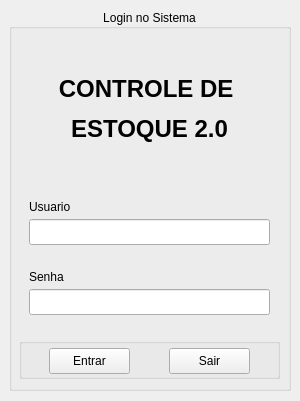
<?xml version="1.0" encoding="UTF-8"?>
<ui version="4.0">
 <class>login</class>
 <widget class="QWidget" name="login">
  <property name="geometry">
   <rect>
    <x>0</x>
    <y>0</y>
    <width>300</width>
    <height>401</height>
   </rect>
  </property>
  <property name="minimumSize">
   <size>
    <width>295</width>
    <height>0</height>
   </size>
  </property>
  <property name="windowTitle">
   <string>Form</string>
  </property>
  <widget class="QGroupBox" name="groupBox">
   <property name="geometry">
    <rect>
     <x>9</x>
     <y>9</y>
     <width>282</width>
     <height>382</height>
    </rect>
   </property>
   <property name="title">
    <string>Login no Sistema</string>
   </property>
   <property name="alignment">
    <set>Qt::AlignmentFlag::AlignCenter</set>
   </property>
   <widget class="QLineEdit" name="txtUsuario">
    <property name="geometry">
     <rect>
      <x>20</x>
      <y>210</y>
      <width>241</width>
      <height>26</height>
     </rect>
    </property>
   </widget>
   <widget class="QLineEdit" name="txtSenha">
    <property name="geometry">
     <rect>
      <x>20</x>
      <y>280</y>
      <width>241</width>
      <height>26</height>
     </rect>
    </property>
    <property name="echoMode">
     <enum>QLineEdit::EchoMode::Password</enum>
    </property>
   </widget>
   <widget class="QGroupBox" name="groupBtn">
    <property name="geometry">
     <rect>
      <x>10</x>
      <y>329</y>
      <width>261</width>
      <height>41</height>
     </rect>
    </property>
    <property name="title">
     <string/>
    </property>
    <widget class="QPushButton" name="btnEntrar">
     <property name="geometry">
      <rect>
       <x>30</x>
       <y>10</y>
       <width>81</width>
       <height>26</height>
      </rect>
     </property>
     <property name="text">
      <string>Entrar</string>
     </property>
    </widget>
    <widget class="QPushButton" name="btnSair">
     <property name="geometry">
      <rect>
       <x>150</x>
       <y>10</y>
       <width>81</width>
       <height>26</height>
      </rect>
     </property>
     <property name="text">
      <string>Sair</string>
     </property>
    </widget>
   </widget>
   <widget class="QLabel" name="labelSenha">
    <property name="geometry">
     <rect>
      <x>20</x>
      <y>260</y>
      <width>49</width>
      <height>16</height>
     </rect>
    </property>
    <property name="text">
     <string>Senha</string>
    </property>
   </widget>
   <widget class="QLabel" name="labelUsuario">
    <property name="geometry">
     <rect>
      <x>20</x>
      <y>190</y>
      <width>49</width>
      <height>16</height>
     </rect>
    </property>
    <property name="text">
     <string>Usuario</string>
    </property>
   </widget>
   <widget class="QLabel" name="labelTitle">
    <property name="geometry">
     <rect>
      <x>20</x>
      <y>50</y>
      <width>241</width>
      <height>101</height>
     </rect>
    </property>
    <property name="text">
     <string>&lt;html&gt;&lt;head/&gt;&lt;body&gt;&lt;p align=&quot;center&quot;&gt;&lt;span style=&quot; font-size:18pt; font-weight:700;&quot;&gt;CONTROLE DE &lt;/span&gt;&lt;/p&gt;&lt;p align=&quot;center&quot;&gt;&lt;span style=&quot; font-size:18pt; font-weight:700;&quot;&gt;ESTOQUE 2.0&lt;/span&gt;&lt;/p&gt;&lt;/body&gt;&lt;/html&gt;</string>
    </property>
   </widget>
  </widget>
 </widget>
 <resources/>
 <connections/>
</ui>
